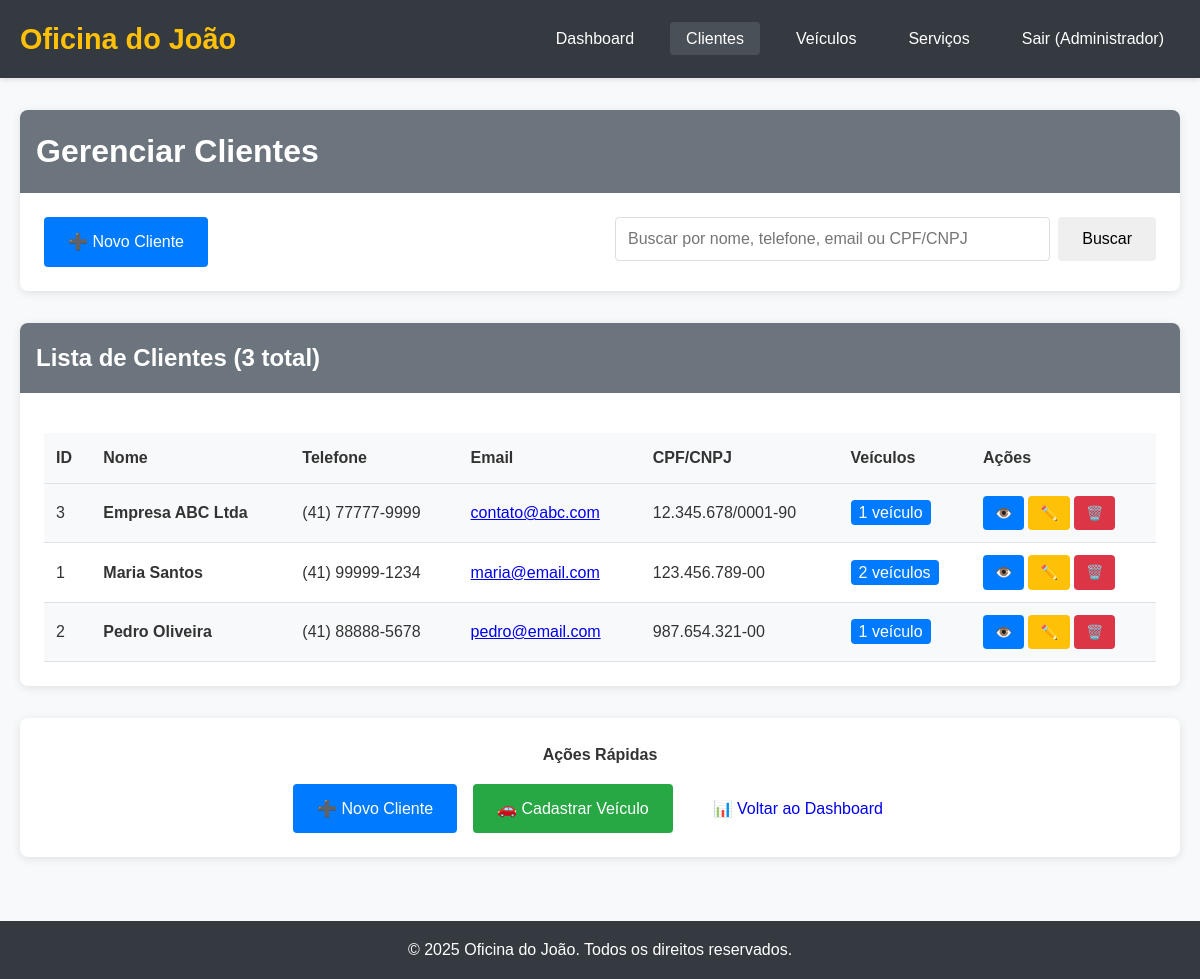
The page /public/?page=clientes (signed in) on the database its author committed.
### tables this page shows
CREATE TABLE clientes (
    id INT PRIMARY KEY AUTO_INCREMENT,
    nome VARCHAR(100) NOT NULL,
    telefone VARCHAR(20) NOT NULL,
    email VARCHAR(100),
    endereco TEXT,
    cpf_cnpj VARCHAR(18),
    created_at TIMESTAMP DEFAULT CURRENT_TIMESTAMP
);

### config/Database.php (called while the page is built, shortened)
<?php
class Database {
    private $host = 'localhost';
    private $db_name = 'oficina_db';
    private $username = 'root';
    private $password = '';
    public function getConnection() {
        $this->conn = null;
        try {
            $this->conn = new PDO(
                "mysql:host=" . $this->host . ";dbname=" . $this->db_name,
                $this->username,
                $this->password
            );
            $this->conn->setAttribute(PDO::ATTR_ERRMODE, PDO::ERRMODE_EXCEPTION);
            $this->conn->setAttribute(PDO::ATTR_DEFAULT_FETCH_MODE, PDO::FETCH_ASSOC);
            $this->conn->exec("set names utf8");
        } catch(PDOException $exception) {
            echo "Erro na conexão: " . $exception->getMessage();
            die();
        }
        return $this->conn;
    }
}
function getDB() {
    $database = new Database();
    return $database->getConnection();
}
?>

### app/Models/Cliente.php (called while the page is built, shortened)
<?php
class Cliente {
    private $db;
    public function __construct() {
        $this->db = getDB();
    }
    public function getAll() {
        try {
            $sql = "SELECT *,
                    (SELECT COUNT(*) FROM veiculos WHERE cliente_id = clientes.id) as total_veiculos
                    FROM clientes ORDER BY nome";
            $stmt = $this->db->prepare($sql);
            $stmt->execute();
            return $stmt->fetchAll();
        } catch(PDOException $e) {
            return [];
        }
    }
}
?>

### app/Views/clientes/index.php (the view, shortened to what this page needs)
<div class="card">
    <div class="card-header">
        <h1>Gerenciar Clientes</h1>
    </div>
    <div class="card-body">
        <div class="row">
            <div class="col-md-6">
                <a href="?page=clientes&action=create" class="btn btn-primary">
                    ➕ Novo Cliente
                </a>
            </div>
            <div class="col-md-6">
                <form method="GET" style="display: flex; gap: 0.5rem;">
                    <input type="text" class="form-control" name="busca"
                           placeholder="Buscar por nome, telefone, email ou CPF/CNPJ"
                           value="<?= htmlspecialchars($termo_busca) ?>">
                    <button type="submit" class="btn btn-secondary">Buscar</button>
                </form>
            </div>
        </div>
    </div>
</div>
<div class="card">
    <div class="card-header">
        <h2>Lista de Clientes (<?= count($clientes) ?> total)</h2>
    </div>
    <div class="card-body">
        <?php if (!empty($clientes)): ?>
            <div class="table-responsive">
                <table class="table table-striped">
                    <thead>
                        <tr>
                            <th>ID</th>
                            <th>Nome</th>
                            <th>Telefone</th>
                            <th>Email</th>
                            <th>CPF/CNPJ</th>
                            <th>Veículos</th>
                            <th>Ações</th>
                        </tr>
                    </thead>
                    <tbody>
                        <?php foreach($clientes as $cliente): ?>
                            <tr>
                                <td><?= $cliente['id'] ?></td>
                                <td>
                                    <strong><?= htmlspecialchars($cliente['nome']) ?></strong>
                                </td>
                                <td><?= htmlspecialchars($cliente['telefone']) ?></td>
                                <td>
                                    <?php if (!empty($cliente['email'])): ?>
                                        <a href="mailto:<?= htmlspecialchars($cliente['email']) ?>">
                                            <?= htmlspecialchars($cliente['email']) ?>
                                        </a>
                                    <?php else: ?>
                                        <span style="color: #6c757d;">-</span>
                                    <?php endif; ?>
                                </td>
                                <td>
                                    <?= !empty($cliente['cpf_cnpj']) ? htmlspecialchars($cliente['cpf_cnpj']) : '<span style="color: #6c757d;">-</span>' ?>
                                </td>
                                <td>
                                    <span class="badge" style="background: #007bff; color: white; padding: 0.25rem 0.5rem; border-radius: 4px;">
                                        <?= $cliente['total_veiculos'] ?> veículo<?= $cliente['total_veiculos'] != 1 ? 's' : '' ?>
                                    </span>
                                </td>
                                <td>
                                    <div style="display: flex; gap: 0.25rem; flex-wrap: wrap;">
                                        <a href="?page=clientes&action=view&id=<?= $cliente['id'] ?>"
                                           class="btn btn-primary btn-sm" title="Ver detalhes">
                                            👁️
                                        </a>
                                        <a href="?page=clientes&action=edit&id=<?= $cliente['id'] ?>"
                                           class="btn btn-warning btn-sm" title="Editar">
                                            ✏️
                                        </a>
                                        <a href="?page=clientes&action=delete&id=<?= $cliente['id'] ?>"
                                           class="btn btn-danger btn-sm" title="Excluir"
                                           onclick="return confirm('Tem certeza que deseja excluir este cliente?')">
                                            🗑️
                                        </a>
                                    </div>
                                </td>
                            </tr>
                        <?php endforeach; ?>
                    </tbody>
                </table>
            </div>
        <?php endif; ?>
    </div>
</div>
<?php if (!empty($clientes)): ?>
    <div class="card">
        <div class="card-body" style="text-align: center;">
            <h4>Ações Rápidas</h4>
            <div style="display: flex; gap: 1rem; justify-content: center; flex-wrap: wrap; margin-top: 1rem;">
                <a href="?page=clientes&action=create" class="btn btn-primary">
                    ➕ Novo Cliente
                </a>
                <a href="?page=veiculos&action=create" class="btn btn-success">
                    🚗 Cadastrar Veículo
                </a>
                <a href="?page=dashboard" class="btn btn-secondary">
                    📊 Voltar ao Dashboard
                </a>
            </div>
        </div>
    </div>
<?php endif; ?>

### public/css/style.css (style rules this page uses)
* { margin: 0; padding: 0; box-sizing: border-box; }
body { font-family: Arial, sans-serif; line-height: 1.6; color: #333; background-color: #f8f9fa; }
.card { background: white; border-radius: 8px; box-shadow: 0 2px 10px rgba(0,0,0,0.1); margin-bottom: 2rem; overflow: hidden; }
.card-header { background-color: #6c757d; color: white; padding: 1rem; font-weight: bold; }
.card-body { padding: 1.5rem; }
.form-control { width: 100%; padding: 0.75rem; border: 1px solid #ddd; border-radius: 4px; font-size: 1rem; }
.btn { display: inline-block; padding: 0.75rem 1.5rem; border: none; border-radius: 4px; text-decoration: none; text-align: center; cursor: pointer; font-size: 1rem; transition: all 0.3s; }
.btn-primary { background-color: #007bff; color: white; }
.btn-success { background-color: #28a745; color: white; }
.btn-danger { background-color: #dc3545; color: white; }
.btn-warning { background-color: #ffc107; color: #212529; }
.btn-sm { padding: 0.375rem 0.75rem; font-size: 0.875rem; }
.table { width: 100%; border-collapse: collapse; margin-top: 1rem; }
.table th, .table td { padding: 0.75rem; text-align: left; border-bottom: 1px solid #dee2e6; }
.table th { background-color: #f8f9fa; font-weight: bold; }
.table-striped tbody tr:nth-child(odd) { background-color: #f8f9fa; }
.row { display: flex; flex-wrap: wrap; margin: 0 -15px; }
.col-md-6 { flex: 0 0 50%; max-width: 50%; padding: 0 15px; }

### rows shown on the page
clientes: id "3", nome "Empresa ABC Ltda", telefone "(41) 77777-9999", email "contato@abc.com", cpf_cnpj "12.345.678/0001-90", total_veiculos "1"
clientes: id "1", nome "Maria Santos", telefone "(41) 99999-1234", email "maria@email.com", cpf_cnpj "123.456.789-00", total_veiculos "2"
clientes: id "2", nome "Pedro Oliveira", telefone "(41) 88888-5678", email "pedro@email.com", cpf_cnpj "987.654.321-00", total_veiculos "1"

### other values the page prints
APP_NAME "Oficina do João"
$_SESSION['usuario_nome'] "Administrador"
count($clientes) "3"
